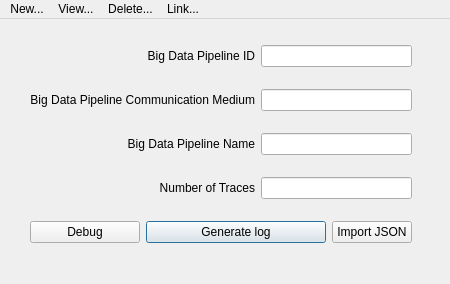
<?xml version="1.0" encoding="UTF-8"?>
<ui version="4.0">
 <class>MainWindow</class>
 <widget class="QMainWindow" name="MainWindow">
  <property name="enabled">
   <bool>true</bool>
  </property>
  <property name="geometry">
   <rect>
    <x>0</x>
    <y>0</y>
    <width>450</width>
    <height>284</height>
   </rect>
  </property>
  <property name="windowTitle">
   <string>Ref Model XES Generator</string>
  </property>
  <widget class="QWidget" name="centralwidget">
   <widget class="QWidget" name="layoutWidget">
    <property name="geometry">
     <rect>
      <x>30</x>
      <y>10</y>
      <width>382</width>
      <height>231</height>
     </rect>
    </property>
    <layout class="QGridLayout" name="gridLayout">
     <property name="sizeConstraint">
      <enum>QLayout::SetNoConstraint</enum>
     </property>
     <item row="2" column="0" colspan="2">
      <widget class="QLabel" name="label_pipelinename">
       <property name="text">
        <string>Big Data Pipeline Name</string>
       </property>
       <property name="alignment">
        <set>Qt::AlignRight|Qt::AlignTrailing|Qt::AlignVCenter</set>
       </property>
      </widget>
     </item>
     <item row="0" column="0" colspan="2">
      <widget class="QLabel" name="label_pipelineid">
       <property name="text">
        <string>Big Data Pipeline ID</string>
       </property>
       <property name="alignment">
        <set>Qt::AlignRight|Qt::AlignTrailing|Qt::AlignVCenter</set>
       </property>
      </widget>
     </item>
     <item row="0" column="2" colspan="2">
      <widget class="QLineEdit" name="lineEdit_id">
       <property name="text">
        <string/>
       </property>
      </widget>
     </item>
     <item row="1" column="0" colspan="2">
      <widget class="QLabel" name="label_pipelinemedium">
       <property name="text">
        <string>Big Data Pipeline Communication Medium</string>
       </property>
       <property name="alignment">
        <set>Qt::AlignRight|Qt::AlignTrailing|Qt::AlignVCenter</set>
       </property>
      </widget>
     </item>
     <item row="2" column="2" colspan="2">
      <widget class="QLineEdit" name="lineEdit_name">
       <property name="text">
        <string/>
       </property>
      </widget>
     </item>
     <item row="3" column="0" colspan="2">
      <widget class="QLabel" name="label_numberoftraces">
       <property name="text">
        <string>Number of Traces</string>
       </property>
       <property name="alignment">
        <set>Qt::AlignRight|Qt::AlignTrailing|Qt::AlignVCenter</set>
       </property>
      </widget>
     </item>
     <item row="3" column="2" colspan="2">
      <widget class="QLineEdit" name="lineEdit_traces">
       <property name="text">
        <string/>
       </property>
      </widget>
     </item>
     <item row="4" column="0">
      <widget class="QPushButton" name="debugButton">
       <property name="text">
        <string>Debug</string>
       </property>
      </widget>
     </item>
     <item row="4" column="1" colspan="2">
      <widget class="QPushButton" name="generateButton">
       <property name="text">
        <string>Generate log</string>
       </property>
       <property name="autoDefault">
        <bool>true</bool>
       </property>
       <property name="default">
        <bool>true</bool>
       </property>
      </widget>
     </item>
     <item row="1" column="2" colspan="2">
      <widget class="QLineEdit" name="lineEdit_medium">
       <property name="text">
        <string/>
       </property>
      </widget>
     </item>
     <item row="4" column="3">
      <widget class="QPushButton" name="importButton">
       <property name="text">
        <string>Import JSON</string>
       </property>
      </widget>
     </item>
    </layout>
   </widget>
  </widget>
  <widget class="QMenuBar" name="menubar">
   <property name="geometry">
    <rect>
     <x>0</x>
     <y>0</y>
     <width>450</width>
     <height>26</height>
    </rect>
   </property>
   <property name="nativeMenuBar">
    <bool>false</bool>
   </property>
   <widget class="QMenu" name="menuNew">
    <property name="title">
     <string>New...</string>
    </property>
    <addaction name="actionAddStep"/>
    <addaction name="separator"/>
    <addaction name="actionAddStepPhase"/>
    <addaction name="separator"/>
    <addaction name="actionAddDataSource"/>
    <addaction name="separator"/>
    <addaction name="actionAddEnvironmentVariable"/>
    <addaction name="separator"/>
    <addaction name="actionAddTechnology"/>
    <addaction name="separator"/>
    <addaction name="actionAddCPU"/>
    <addaction name="separator"/>
    <addaction name="actionAddGPU"/>
    <addaction name="separator"/>
    <addaction name="actionAddRAM"/>
    <addaction name="separator"/>
    <addaction name="actionAddStorage"/>
    <addaction name="separator"/>
    <addaction name="actionAddNetwork"/>
    <addaction name="separator"/>
    <addaction name="actionAddResource"/>
   </widget>
   <widget class="QMenu" name="menuView">
    <property name="title">
     <string>View...</string>
    </property>
    <addaction name="actionViewSteps"/>
    <addaction name="separator"/>
    <addaction name="actionViewDataSources"/>
    <addaction name="separator"/>
    <addaction name="actionViewStepPhases"/>
    <addaction name="separator"/>
    <addaction name="actionViewEnvironmentVariables"/>
    <addaction name="separator"/>
    <addaction name="actionViewTechnologies"/>
    <addaction name="separator"/>
    <addaction name="actionViewCPUs"/>
    <addaction name="separator"/>
    <addaction name="actionViewGPUs"/>
    <addaction name="separator"/>
    <addaction name="actionViewRAMs"/>
    <addaction name="separator"/>
    <addaction name="actionViewStorages"/>
    <addaction name="separator"/>
    <addaction name="actionViewNetworks"/>
    <addaction name="separator"/>
    <addaction name="actionViewAll"/>
    <addaction name="separator"/>
    <addaction name="actionViewResources"/>
   </widget>
   <widget class="QMenu" name="menuRemove">
    <property name="title">
     <string>Delete...</string>
    </property>
    <addaction name="actionDeleteStep"/>
    <addaction name="separator"/>
    <addaction name="actionDeleteStepPhase"/>
    <addaction name="separator"/>
    <addaction name="actionDeleteDataSource"/>
    <addaction name="separator"/>
    <addaction name="actionDeleteEnvironmentVariable"/>
    <addaction name="separator"/>
    <addaction name="actionDeleteTechnology"/>
    <addaction name="separator"/>
    <addaction name="actionDeleteCPU"/>
    <addaction name="separator"/>
    <addaction name="actionDeleteGPU"/>
    <addaction name="separator"/>
    <addaction name="actionDeleteRAM"/>
    <addaction name="separator"/>
    <addaction name="actionDeleteStorage"/>
    <addaction name="separator"/>
    <addaction name="actionDeleteNetwork"/>
    <addaction name="separator"/>
    <addaction name="actionDeleteResource"/>
   </widget>
   <widget class="QMenu" name="menuLink">
    <property name="title">
     <string>Link...</string>
    </property>
    <widget class="QMenu" name="menuStep">
     <property name="title">
      <string>Step</string>
     </property>
     <addaction name="actionLinkStepDataSource"/>
     <addaction name="separator"/>
     <addaction name="actionLinkStepStepPhase"/>
     <addaction name="separator"/>
     <addaction name="actionLinkStepResource"/>
    </widget>
    <widget class="QMenu" name="menuStep_Phase">
     <property name="title">
      <string>Step Phase</string>
     </property>
     <addaction name="actionLinkStepPhaseTechnology"/>
     <addaction name="separator"/>
     <addaction name="actionLinkStepPhaseEnvironmentVariable"/>
    </widget>
    <widget class="QMenu" name="menuTechnology">
     <property name="title">
      <string>Technology</string>
     </property>
     <addaction name="actionLinkTechnologyCPU"/>
     <addaction name="separator"/>
     <addaction name="actionLinkTechnologyGPU"/>
     <addaction name="separator"/>
     <addaction name="actionLinkTechnologyRAM"/>
     <addaction name="separator"/>
     <addaction name="actionLinkTechnologyStorage"/>
     <addaction name="separator"/>
     <addaction name="actionLinkTechnologyNetwork"/>
    </widget>
    <addaction name="menuStep"/>
    <addaction name="separator"/>
    <addaction name="menuStep_Phase"/>
    <addaction name="separator"/>
    <addaction name="menuTechnology"/>
   </widget>
   <addaction name="menuNew"/>
   <addaction name="menuView"/>
   <addaction name="menuRemove"/>
   <addaction name="menuLink"/>
  </widget>
  <action name="actionBig_Data_Pipeline">
   <property name="text">
    <string>Big Data Pipeline</string>
   </property>
  </action>
  <action name="actionAddStep">
   <property name="text">
    <string>Step</string>
   </property>
  </action>
  <action name="actionData_Stream">
   <property name="text">
    <string>Data Stream</string>
   </property>
  </action>
  <action name="actionAddStepPhase">
   <property name="text">
    <string>Step Phase</string>
   </property>
  </action>
  <action name="actionAddEnvironmentVariable">
   <property name="text">
    <string>Environment Variable</string>
   </property>
  </action>
  <action name="actionData_Stream_2">
   <property name="text">
    <string>Data Stream</string>
   </property>
  </action>
  <action name="actionData_Source_2">
   <property name="text">
    <string>Data Source</string>
   </property>
  </action>
  <action name="actionGPU">
   <property name="text">
    <string>GPU</string>
   </property>
  </action>
  <action name="actionRAM">
   <property name="text">
    <string>RAM</string>
   </property>
  </action>
  <action name="actionCPU">
   <property name="text">
    <string>CPU</string>
   </property>
  </action>
  <action name="actionNetwork">
   <property name="text">
    <string>Network</string>
   </property>
  </action>
  <action name="actionStorage">
   <property name="text">
    <string>Storage</string>
   </property>
  </action>
  <action name="actionAddTechonogy">
   <property name="text">
    <string>Techonogy</string>
   </property>
  </action>
  <action name="actionViewSteps">
   <property name="text">
    <string>Steps</string>
   </property>
  </action>
  <action name="actionViewDataSources">
   <property name="text">
    <string>Data Sources</string>
   </property>
  </action>
  <action name="actionViewStepPhases">
   <property name="text">
    <string>Step Phases</string>
   </property>
  </action>
  <action name="actionViewEnvironmentVariables">
   <property name="text">
    <string>Environment Variables</string>
   </property>
  </action>
  <action name="actionTechnologies">
   <property name="text">
    <string>Technologies</string>
   </property>
  </action>
  <action name="actionAddDataSource">
   <property name="text">
    <string>Data Source</string>
   </property>
  </action>
  <action name="actionViewTechnologies">
   <property name="text">
    <string>Technologies</string>
   </property>
  </action>
  <action name="actionAddTechnology">
   <property name="text">
    <string>Technology</string>
   </property>
  </action>
  <action name="actionAddCPU">
   <property name="text">
    <string>CPU</string>
   </property>
  </action>
  <action name="actionAddGPU">
   <property name="text">
    <string>GPU</string>
   </property>
  </action>
  <action name="actionAddRAM">
   <property name="text">
    <string>RAM</string>
   </property>
  </action>
  <action name="actionAddStorage">
   <property name="text">
    <string>Storage</string>
   </property>
  </action>
  <action name="actionAddNetwork">
   <property name="text">
    <string>Network</string>
   </property>
  </action>
  <action name="actionViewCPUs">
   <property name="text">
    <string>CPUs</string>
   </property>
  </action>
  <action name="actionViewGPUs">
   <property name="text">
    <string>GPUs</string>
   </property>
  </action>
  <action name="actionViewRAMs">
   <property name="text">
    <string>RAMs</string>
   </property>
  </action>
  <action name="actionViewStorages">
   <property name="text">
    <string>Storages</string>
   </property>
  </action>
  <action name="actionViewNetworks">
   <property name="text">
    <string>Networks</string>
   </property>
  </action>
  <action name="actionViewAll">
   <property name="text">
    <string>All</string>
   </property>
  </action>
  <action name="actionDeleteStep">
   <property name="text">
    <string>Step</string>
   </property>
  </action>
  <action name="actionDeleteStepPhase">
   <property name="text">
    <string>Step Phase</string>
   </property>
  </action>
  <action name="actionDeleteDataSource">
   <property name="text">
    <string>Data Source</string>
   </property>
  </action>
  <action name="actionDeleteEnvironmentVariable">
   <property name="text">
    <string>Environment Variable</string>
   </property>
  </action>
  <action name="actionDeleteTechnology">
   <property name="text">
    <string>Technology</string>
   </property>
  </action>
  <action name="actionDeleteCPU">
   <property name="text">
    <string>CPU</string>
   </property>
  </action>
  <action name="actionDeleteGPU">
   <property name="text">
    <string>GPU</string>
   </property>
  </action>
  <action name="actionDeleteRAM">
   <property name="text">
    <string>RAM</string>
   </property>
  </action>
  <action name="actionDeleteStorage">
   <property name="text">
    <string>Storage</string>
   </property>
  </action>
  <action name="actionDeleteNetwork">
   <property name="text">
    <string>Network</string>
   </property>
  </action>
  <action name="actionLinkStepDataSource">
   <property name="text">
    <string>Data Source</string>
   </property>
  </action>
  <action name="actionLinkStepPhaseTechnology">
   <property name="text">
    <string>Technology</string>
   </property>
  </action>
  <action name="actionLinkTechnologyCPU">
   <property name="text">
    <string>CPU</string>
   </property>
  </action>
  <action name="actionLinkTechnologyGPU">
   <property name="text">
    <string>GPU</string>
   </property>
  </action>
  <action name="actionLinkTechnologyRAM">
   <property name="text">
    <string>RAM</string>
   </property>
  </action>
  <action name="actionLinkTechnologyStorage">
   <property name="text">
    <string>Storage</string>
   </property>
  </action>
  <action name="actionLinkTechnologyNetwork">
   <property name="text">
    <string>Network</string>
   </property>
  </action>
  <action name="actionLinkStepPhaseEnvironmentVariable">
   <property name="text">
    <string>Environment Variable</string>
   </property>
  </action>
  <action name="actionLinkStepStepPhase">
   <property name="text">
    <string>Step Phase</string>
   </property>
  </action>
  <action name="actionAddResource">
   <property name="text">
    <string>Resource</string>
   </property>
  </action>
  <action name="actionViewResources">
   <property name="text">
    <string>Resources</string>
   </property>
  </action>
  <action name="actionDeleteResource">
   <property name="text">
    <string>Resource</string>
   </property>
  </action>
  <action name="actionLinkStepResource">
   <property name="text">
    <string>Resource</string>
   </property>
  </action>
 </widget>
 <tabstops>
  <tabstop>lineEdit_id</tabstop>
  <tabstop>lineEdit_medium</tabstop>
  <tabstop>lineEdit_name</tabstop>
  <tabstop>lineEdit_traces</tabstop>
  <tabstop>generateButton</tabstop>
 </tabstops>
 <resources/>
 <connections/>
</ui>
